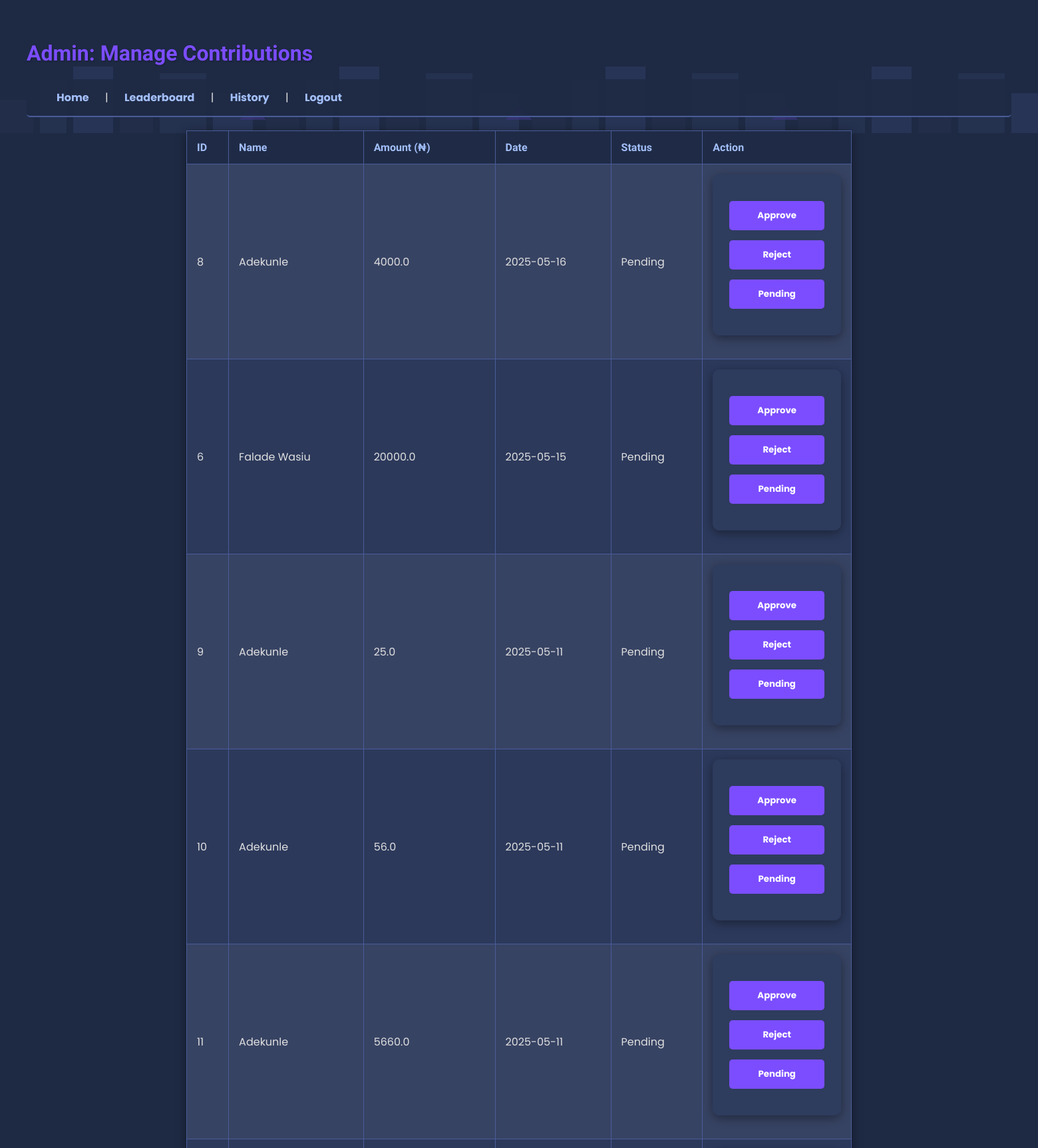
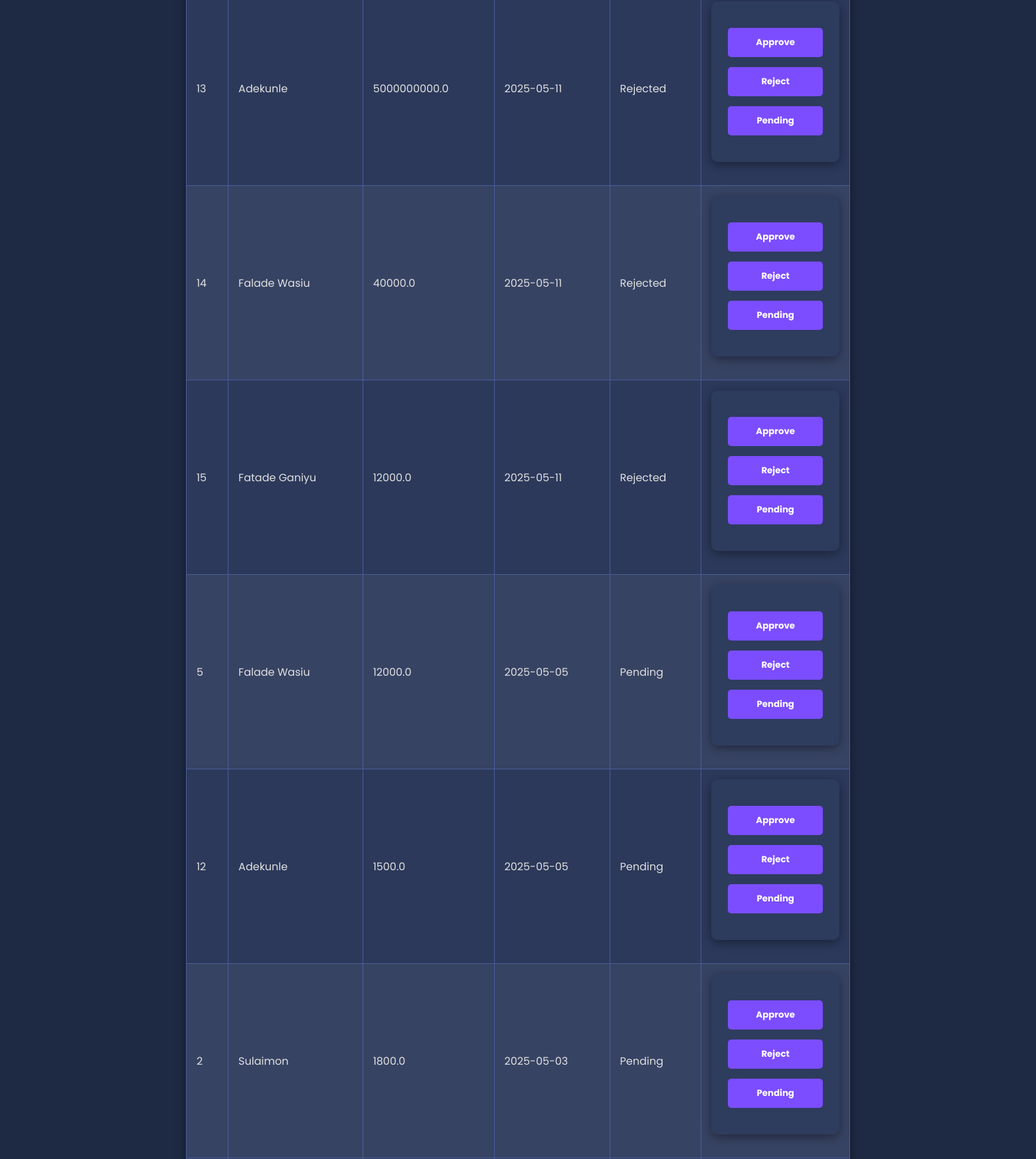
/admin (signed in, upper part), run on the app's committed database (2 pictures, top to bottom).
### tables this page shows
CREATE TABLE contributions 
                 (id INTEGER PRIMARY KEY, user_id INTEGER, amount REAL, date TEXT, status INTEGER DEFAULT 0, 
                 FOREIGN KEY (user_id) REFERENCES users(id));

CREATE TABLE users 
                 (id INTEGER PRIMARY KEY, name TEXT, email TEXT UNIQUE, password_hash TEXT, is_admin INTEGER DEFAULT 0);

### app.py (the view, shortened to what this page needs)
@app.route('/admin', methods=['GET', 'POST'])
@login_required
def admin():
    if not current_user.is_admin:
        flash('Admin access only.')
        return redirect(url_for('home'))
    conn = sqlite3.connect(os.path.join(os.path.dirname(__file__), 'group.db'))
    c = conn.cursor()
    c.execute('''SELECT c.id, u.name, c.amount, c.date, c.status
                 FROM contributions c
                 JOIN users u ON c.user_id = u.id
                 ORDER BY c.date DESC''')
    contributions = c.fetchall()
    conn.close()
    return render_template('admin.html', contributions=contributions)

### app.py (called while the page is built)
@login_manager.user_loader
def load_user(user_id):
    conn = sqlite3.connect(os.path.join(os.path.dirname(__file__), 'group.db'))
    c = conn.cursor()
    c.execute("SELECT id, email, name, is_admin FROM users WHERE id = ?", (user_id,))
    user_data = c.fetchone()
    conn.close()
    if user_data:
        return User(user_data[0], user_data[1], user_data[2], user_data[3])
    return None

### templates/admin.html (shortened to what this page needs)
<!DOCTYPE html>
<html lang="en">
<head>
    <link rel="stylesheet" href="{{ url_for('static', filename='style.css') }}">
</head>
<body>
    <h1>Admin: Manage Contributions</h1>
    <nav>
        <a href="/">Home</a> | <a href="/leaderboard">Leaderboard</a> | <a href="/history">History</a> | <a href="/logout">Logout</a>
    </nav>
    <table>
        <tr>
            <th>ID</th>
            <th>Name</th>
            <th>Amount (₦)</th>
            <th>Date</th>
            <th>Status</th>
            <th>Action</th>
        </tr>
        {% for id, name, amount, date, status in contributions %}
        <tr>
            <td>{{ id }}</td>
            <td>{{ name }}</td>
            <td>{{ amount|float|round(2) }}</td>
            <td>{{ date }}</td>
            <td>{{ 'Pending' if status == 0 else 'Approved' if status == 1 else 'Rejected' }}</td>
            <td>
                <form method="POST">
                    <button type="submit" name="action" value="approve" {% if status == 1 %}disabled{% endif %}>Approve</button>
                    <button type="submit" name="action" value="reject" {% if status == 2 %}disabled{% endif %}>Reject</button>
                    <button type="submit" name="action" value="pending" {% if status == 0 %}disabled{% endif %}>Pending</button>
                </form>
            </td>
        </tr>
        {% endfor %}
    </table>
</body>
</html>

### static/style.css (style rules this page uses)
body { margin: 0; padding: 40px; font-family: 'Poppins', sans-serif; color: #e0e0e0; min-height: 100vh; background: #1e2a44; position: relative; overflow-x: hidden; animation: fadeIn 1s ease-in; }
body::before { content: ''; position: absolute; top: 0; left: 0; width: 200%; height: 100%; background-size: 400px 200px; animation: moveCity 25s linear infinite; z-index: -1; opacity: 0.3; }
h1 { font-family: 'Bungee', cursive; color: #7b4dff; text-shadow: 1px 1px 3px rgba(0, 0, 0, 0.3); animation: slideIn 0.8s ease-out; margin-bottom: 20px; }
nav { background: rgba(30, 42, 68, 0.9); padding: 15px 25px; border-bottom: 2px solid #4a5c99; border-radius: 5px; margin-bottom: 20px; }
nav a { color: #a3bffa; text-decoration: none; margin: 0 20px; font-weight: 700; transition: color 0.3s, transform 0.3s; }
form { max-width: 500px; margin: 0 auto 20px; padding: 25px; background: rgba(46, 59, 94, 0.9); border-radius: 10px; box-shadow: 0 4px 15px rgba(0, 0, 0, 0.4); }
input, button { display: block; width: 100%; margin: 15px 0; padding: 12px; border: none; border-radius: 5px; font-family: 'Poppins', sans-serif; }
button { background: #7b4dff; color: #fff; font-weight: 700; cursor: pointer; transition: transform 0.2s, box-shadow 0.2s; }
table { width: 90%; max-width: 1000px; margin: 0 auto 20px; border-collapse: collapse; background: rgba(46, 59, 94, 0.9); box-shadow: 0 4px 15px rgba(0, 0, 0, 0.4); animation: fadeIn 1s ease-in; }
th, td { border: 1px solid #4a5c99; padding: 15px; text-align: left; }
th { background: rgba(30, 42, 68, 0.9); color: #a3bffa; font-family: 'Bungee', cursive; }
tr:nth-child(even) { background: rgba(255, 255, 255, 0.05); }

### data on the page
contributions: id "8", name "Adekunle", amount "4000.0", date "2025-05-16", status "Pending"
contributions: id "6", name "Falade Wasiu", amount "20000.0", date "2025-05-15", status "Pending"
contributions: id "9", name "Adekunle", amount "25.0", date "2025-05-11", status "Pending"
contributions: id "10", name "Adekunle", amount "56.0", date "2025-05-11", status "Pending"
contributions: id "11", name "Adekunle", amount "5660.0", date "2025-05-11", status "Pending"
contributions: id "13", name "Adekunle", amount "5000000000.0", date "2025-05-11", status "Rejected"
contributions: id "14", name "Falade Wasiu", amount "40000.0", date "2025-05-11", status "Rejected"
contributions: id "15", name "Fatade Ganiyu", amount "12000.0", date "2025-05-11", status "Rejected"
contributions: id "5", name "Falade Wasiu", amount "12000.0", date "2025-05-05", status "Pending"
contributions: id "12", name "Adekunle", amount "1500.0", date "2025-05-05", status "Pending"
contributions: id "2", name "Sulaimon", amount "1800.0", date "2025-05-03", status "Pending"
